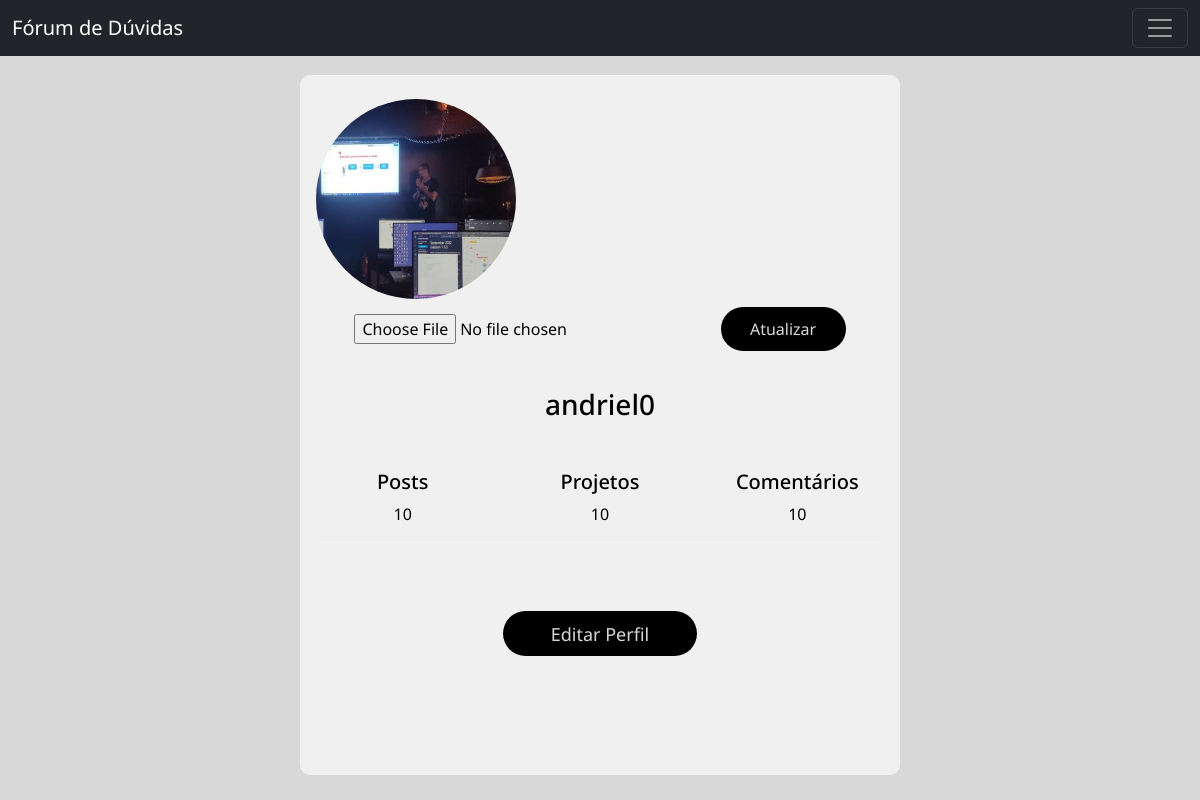
Page /perfil (signed in) on the earlier database version.
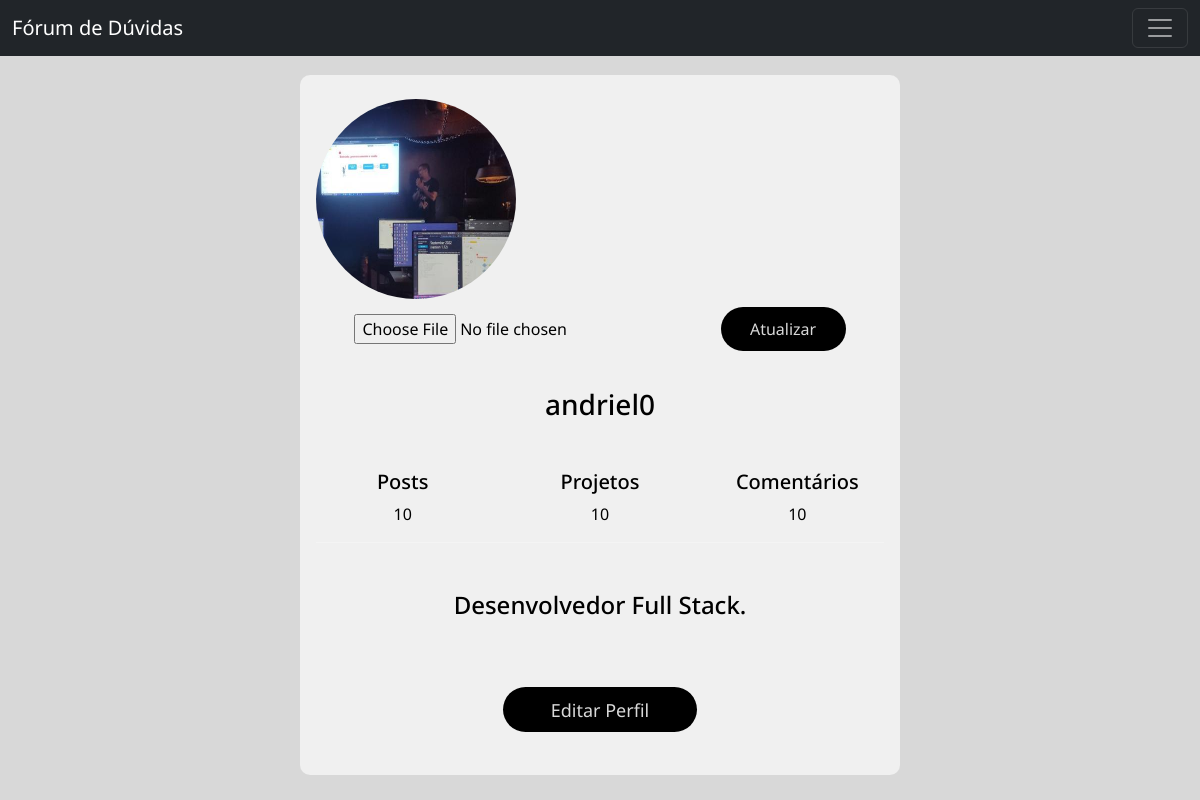
Same page on the later database version.
### duvidas/models.py (models this page shows)
class Usuario(database.Model, UserMixin):
    __table_args__ = {'extend_existing': True}
    id = database.Column(database.Integer, primary_key=True)
    user = database.Column(database.String, nullable=False, unique=True)
    email = database.Column(database.String, nullable=False, unique=True)
    senha = database.Column(database.String, nullable=False)
    foto_perfil = database.Column(database.String, default='default.jpg', nullable=False)
    bio = database.Column(database.Text, default='', nullable=False)
    posts_user = database.relationship('Post', backref='autor', lazy=True)
    comentarios_user = database.relationship('duvidas.models.Comentario', lazy=True, overlaps="comentarios_user")
    projetos_user = database.relationship('duvidas.models.Projeto', lazy=True, overlaps="projetos_user")

### duvidas/routes.py (the view)
@app.route("/perfil", methods=['GET', 'POST'])
@login_required
def meuperfil():
    form_editar_perfil = FormEditarPerfil()
    if form_editar_perfil.foto_perfil.data:
        with app.app_context():
            imagem = salvar_imagem(form_editar_perfil.foto_perfil.data)
            current_user.foto_perfil = imagem
            database.session.commit()
            return redirect(url_for('meuperfil'))
    foto_perfil = url_for('static', filename='fotos_perfil/{}'.format(current_user.foto_perfil))
    return render_template('meuperfil.html', foto_perfil=foto_perfil, form_editar_perfil=form_editar_perfil)

### duvidas/forms.py (shortened to what this page needs)
class FormEditarPerfil(FlaskForm):
    user = StringField('Nome do Usuário', validators=[DataRequired(), Length(5, 20)])
    email = StringField('E-mail', validators=[DataRequired(), Email()])
    foto_perfil = FileField('Atualizar foto de perfil', validators=[FileAllowed(['jpg', 'png', 'jpeg'])])
    senha = PasswordField('Senha')
    conf_senha = PasswordField('Confirmação de Senha', validators=[EqualTo('senha')])
    bio = TextAreaField('Bio', validators=[Length(3,135)])
    btn_submit_editar = SubmitField('Atualizar')

### duvidas/models.py (called while the page is built)
@login_manager.user_loader
def load_user(id_usuario):
    return Usuario.query.get(id_usuario)

### duvidas/templates/meuperfil.html (shortened to what this page needs)
{% extends 'base.html' %}
{% block head %}
    <link rel="stylesheet" type="text/css" href="{{ url_for('static', filename='perfil.css') }}">
{% endblock %}
{% block body %}
    <div class="container d-flex justify-content-center">
    	<div class="card p-3 py-4" style="width: 600px; height: 700px;">
			<div style="heigth: 200px;">
				<img src="{{ foto_perfil }} ">
			</div>
        	<div class="text-center pt-2">
				<form method="POST" action="" enctype="multipart/form-data">
					{{ form_editar_perfil.foto_perfil(style="margin-right: 50px; margin-bottom: 20px;") }}
					{{ form_editar_perfil.btn_submit_editar(class="profile_button", style="width: 125px;") }}
				</form>
				<h3 class="mt-4 mb-5">{{ current_user.user }}</h3>
				<div class="row mt-3 mb-3">
				  <div class="col-md-4">
					<h5>Posts</h5>
					<span class="num">10</span>
				  </div>
				  <div class="col-md-4">
				  <h5>Projetos</h5>
					<span class="num">10</span>
				  </div>
				  <div class="col-md-4">
				  <h5>Comentários</h5>
					<span class="num">10</span>
				  </div>
				</div>
				<hr class="line">
					<h4 class="mt-5">{{ current_user.bio }}</h4>
					<div class="profile mt-5">
						<a href="{{ url_for('editar_perfil') }}"><button class="profile_button px-5" style="font-size: 18px; margin-top: 20px; height:45px;">Editar Perfil</button></a>
					</div>
        	</div>
    	</div>
	</div>
{% endblock %}

### duvidas/templates/base.html (shortened to what this page needs)
<!DOCTYPE html>
<html lang="pt-br">
  <head>
      <link href="https://cdn.jsdelivr.net/npm/bootstrap@5.2.3/dist/css/bootstrap.min.css" rel="stylesheet">
      {% block head %}
      {% endblock %}
  </head>
  <body>
    {% include 'navbar.html' %}
    {% block body %}
    {% endblock %}
  </body>
</html>

### duvidas/templates/navbar.html (shortened to what this page needs)
<nav class="navbar navbar-dark bg-dark fixed-top">
  <div class="container-fluid">
    <a class="navbar-brand" href="{{ url_for('homepage') }}">Fórum de Dúvidas</a>
    <button class="navbar-toggler" type="button" data-bs-toggle="offcanvas" data-bs-target="#offcanvasDarkNavbar" aria-controls="offcanvasDarkNavbar">
      <span class="navbar-toggler-icon"></span>
    </button>
  </div>
</nav>

### duvidas/static/perfil.css (style rules this page uses)
* { margin: 0; padding: 0; box-sizing: border-box; font-family: 'Noto Sans', sans-serif }
html, body { height: 100% }
body { display: grid; place-items: center; background: #d8d8d8 }
.card { color:#000000; width: 450px; height: 400px; border-radius: 10px; background: #f0f0f0; border: none }
.num { color:#000000 !important; }
.line { color:#fff; }
.profile_button { color:#d8d8d8; padding:10px; border:none; outline:0 !important; border-radius: 50px; background: #000000; }
img { width: 200px; height: 200px; border-radius: 100px; }

Differences in the rows shown:
changed Usuario "andriel0": bio (not shown) → "Desenvolvedor Full Stack."
